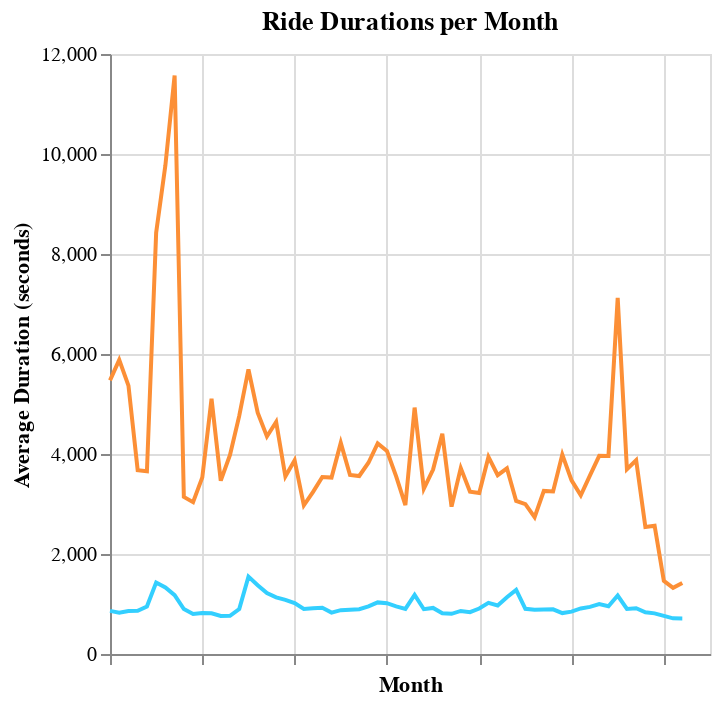

Source (notebook cell):
### Code cell
sub_dur_df, nonsub_dur_df = conn.avg_duration_per_month()
sub_dur_chart = alt.Chart(sub_dur_df).mark_line().encode(
    x=alt.X("index", axis=alt.Axis(labels=False, title="Month")),
    y=alt.Y("avg duration", title=""),
    color=alt.value("#33CFFF")
)
nonsub_dur_chart = alt.Chart(nonsub_dur_df).mark_line().encode(
    x=alt.X("index"), y=alt.Y("avg duration", title="Average Duration (seconds)"),
    color=alt.value("#FC8F36")
)

chart = alt.layer(sub_dur_chart, nonsub_dur_chart).properties(title="Ride Durations per Month")
chart

### Figure 1 — Vega-Lite specification as saved in the notebook (floating-point values rounded to 4 significant figures)
{"config": {"view": {"continuousWidth": 300, "continuousHeight": 300}}, "layer": [{"data": {"name": "data-a9316b5e64a8b221c9bd6bf2141bb3cb"}, "mark": {"type": "line"}, "encoding": {"color": {"value": "#33CFFF"}, "x": {"axis": {"labels": false, "title": "Month"}, "field": "index", "type": "quantitative"}, "y": {"field": "avg duration", "title": "", "type": "quantitative"}}}, {"data": {"name": "data-dd5089558019efb0df3a3fa114da67ff"}, "mark": {"type": "line"}, "encoding": {"color": {"value": "#FC8F36"}, "x": {"field": "index", "type": "quantitative"}, "y": {"field": "avg duration", "title": "Average Duration (seconds)", "type": "quantitative"}}}], "title": "Ride Durations per Month", "$schema": "https://vega.github.io/schema/vega-lite/v5.17.0.json", "datasets": {"data-a9316b5e64a8b221c9bd6bf2141bb3cb": [{"index": 0, "id": 89, "month": 1, "year": 2019, "avg duration": 862.3}, {"index": 1, "id": 65, "month": 2, "year": 2019, "avg duration": 827.6}, {"index": 2, "id": 54, "month": 3, "year": 2019, "avg duration": 861.6}, {"index": 3, "id": 123, "month": 4, "year": 2019, "avg duration": 865.8}, {"index": 4, "id": 18, "month": 5, "year": 2019, "avg duration": 950.0}, {"index": 5, "id": 73, "month": 6, "year": 2019, "avg duration": 1430.0}, {"index": 6, "id": 92, "month": 7, "year": 2019, "avg duration": 1329.0}, {"index": 7, "id": 124, "month": 8, "year": 2019, "avg duration": 1177.0}, {"index": 8, "id": 71, "month": 9, "year": 2019, "avg duration": 899.5}, {"index": 9, "id": 47, "month": 10, "year": 2019, "avg duration": 799.5}, {"index": 10, "id": 50, "month": 11, "year": 2019, "avg duration": 822.2}, {"index": 11, "id": 62, "month": 12, "year": 2019, "avg duration": 812.8}, {"index": 12, "id": 121, "month": 1, "year": 2020, "avg duration": 760.4}, {"index": 13, "id": 37, "month": 2, "year": 2020, "avg duration": 763.3}, {"index": 14, "id": 22, "month": 3, "year": 2020, "avg duration": 900.3}, {"index": 15, "id": 39, "month": 4, "year": 2020, "avg duration": 1548.0}, {"index": 16, "id": 20, "month": 5, "year": 2020, "avg duration": 1375.0}, {"index": 17, "id": 29, "month": 6, "year": 2020, "avg duration": 1217.0}, {"index": 18, "id": 63, "month": 7, "year": 2020, "avg duration": 1133.0}, {"index": 19, "id": 94, "month": 8, "year": 2020, "avg duration": 1082.0}, {"index": 20, "id": 83, "month": 9, "year": 2020, "avg duration": 1017.0}, {"index": 21, "id": 111, "month": 10, "year": 2020, "avg duration": 901.8}, {"index": 22, "id": 102, "month": 11, "year": 2020, "avg duration": 913.9}, {"index": 23, "id": 31, "month": 12, "year": 2020, "avg duration": 925.5}, {"index": 24, "id": 53, "month": 1, "year": 2021, "avg duration": 828.2}, {"index": 25, "id": 84, "month": 2, "year": 2021, "avg duration": 876.7}, {"index": 26, "id": 43, "month": 3, "year": 2021, "avg duration": 886.0}, {"index": 27, "id": 105, "month": 4, "year": 2021, "avg duration": 895.8}, {"index": 28, "id": 118, "month": 5, "year": 2021, "avg duration": 950.9}, {"index": 29, "id": 93, "month": 6, "year": 2021, "avg duration": 1032.0}, {"index": 30, "id": 108, "month": 7, "year": 2021, "avg duration": 1016.0}, {"index": 31, "id": 9, "month": 8, "year": 2021, "avg duration": 950.9}, {"index": 32, "id": 116, "month": 9, "year": 2021, "avg duration": 902.5}, {"index": 33, "id": 59, "month": 10, "year": 2021, "avg duration": 1184.0}, {"index": 34, "id": 77, "month": 11, "year": 2021, "avg duration": 895.8}, {"index": 35, "id": 76, "month": 12, "year": 2021, "avg duration": 921.4}, {"index": 36, "id": 117, "month": 1, "year": 2022, "avg duration": 813.4}, {"index": 37, "id": 6, "month": 2, "year": 2022, "avg duration": 803.7}, {"index": 38, "id": 19, "month": 3, "year": 2022, "avg duration": 861.0}, {"index": 39, "id": 15, "month": 4, "year": 2022, "avg duration": 837.0}, {"index": 40, "id": 1, "month": 5, "year": 2022, "avg duration": 909.1}, {"index": 41, "id": 7, "month": 6, "year": 2022, "avg duration": 1022.0}, {"index": 42, "id": 64, "month": 7, "year": 2022, "avg duration": 971.7}, {"index": 43, "id": 80, "month": 8, "year": 2022, "avg duration": 1136.0}, {"index": 44, "id": 72, "month": 9, "year": 2022, "avg duration": 1281.0}, {"index": 45, "id": 107, "month": 10, "year": 2022, "avg duration": 904.4}, {"index": 46, "id": 99, "month": 11, "year": 2022, "avg duration": 884.2}, {"index": 47, "id": 34, "month": 12, "year": 2022, "avg duration": 890.9}, {"index": 48, "id": 21, "month": 1, "year": 2023, "avg duration": 892.5}, {"index": 49, "id": 27, "month": 2, "year": 2023, "avg duration": 818.4}, {"index": 50, "id": 13, "month": 3, "year": 2023, "avg duration": 847.5}, {"index": 51, "id": 30, "month": 4, "year": 2023, "avg duration": 911.3}, {"index": 52, "id": 24, "month": 5, "year": 2023, "avg duration": 942.3}, {"index": 53, "id": 36, "month": 6, "year": 2023, "avg duration": 997.7}, {"index": 54, "id": 11, "month": 7, "year": 2023, "avg duration": 955.2}, {"index": 55, "id": 46, "month": 8, "year": 2023, "avg duration": 1169.0}, {"index": 56, "id": 79, "month": 9, "year": 2023, "avg duration": 901.0}, {"index": 57, "id": 119, "month": 10, "year": 2023, "avg duration": 914.9}, {"index": 58, "id": 110, "month": 11, "year": 2023, "avg duration": 833.3}, {"index": 59, "id": 104, "month": 12, "year": 2023, "avg duration": 812.7}, {"index": 60, "id": 45, "month": 1, "year": 2024, "avg duration": 761.3}, {"index": 61, "id": 90, "month": 2, "year": 2024, "avg duration": 712.8}, {"index": 62, "id": 85, "month": 3, "year": 2024, "avg duration": 710.8}], "data-dd5089558019efb0df3a3fa114da67ff": [{"index": 0, "id": 101, "month": 1, "year": 2019, "avg duration": 5474.0}, {"index": 1, "id": 113, "month": 2, "year": 2019, "avg duration": 5882.0}, {"index": 2, "id": 100, "month": 3, "year": 2019, "avg duration": 5368.0}, {"index": 3, "id": 51, "month": 4, "year": 2019, "avg duration": 3676.0}, {"index": 4, "id": 66, "month": 5, "year": 2019, "avg duration": 3653.0}, {"index": 5, "id": 81, "month": 6, "year": 2019, "avg duration": 8425.0}, {"index": 6, "id": 41, "month": 7, "year": 2019, "avg duration": 9773.0}, {"index": 7, "id": 2, "month": 8, "year": 2019, "avg duration": 11570.0}, {"index": 8, "id": 55, "month": 9, "year": 2019, "avg duration": 3142.0}, {"index": 9, "id": 106, "month": 10, "year": 2019, "avg duration": 3037.0}, {"index": 10, "id": 125, "month": 11, "year": 2019, "avg duration": 3532.0}, {"index": 11, "id": 74, "month": 12, "year": 2019, "avg duration": 5107.0}, {"index": 12, "id": 60, "month": 1, "year": 2020, "avg duration": 3466.0}, {"index": 13, "id": 4, "month": 2, "year": 2020, "avg duration": 3983.0}, {"index": 14, "id": 56, "month": 3, "year": 2020, "avg duration": 4762.0}, {"index": 15, "id": 16, "month": 4, "year": 2020, "avg duration": 5693.0}, {"index": 16, "id": 38, "month": 5, "year": 2020, "avg duration": 4826.0}, {"index": 17, "id": 5, "month": 6, "year": 2020, "avg duration": 4351.0}, {"index": 18, "id": 120, "month": 7, "year": 2020, "avg duration": 4642.0}, {"index": 19, "id": 82, "month": 8, "year": 2020, "avg duration": 3551.0}, {"index": 20, "id": 69, "month": 9, "year": 2020, "avg duration": 3874.0}, {"index": 21, "id": 42, "month": 10, "year": 2020, "avg duration": 2974.0}, {"index": 22, "id": 32, "month": 11, "year": 2020, "avg duration": 3242.0}, {"index": 23, "id": 17, "month": 12, "year": 2020, "avg duration": 3539.0}, {"index": 24, "id": 114, "month": 1, "year": 2021, "avg duration": 3529.0}, {"index": 25, "id": 96, "month": 2, "year": 2021, "avg duration": 4223.0}, {"index": 26, "id": 109, "month": 3, "year": 2021, "avg duration": 3581.0}, {"index": 27, "id": 91, "month": 4, "year": 2021, "avg duration": 3560.0}, {"index": 28, "id": 40, "month": 5, "year": 2021, "avg duration": 3825.0}, {"index": 29, "id": 97, "month": 6, "year": 2021, "avg duration": 4211.0}, {"index": 30, "id": 57, "month": 7, "year": 2021, "avg duration": 4062.0}, {"index": 31, "id": 25, "month": 8, "year": 2021, "avg duration": 3552.0}, {"index": 32, "id": 48, "month": 9, "year": 2021, "avg duration": 2977.0}, {"index": 33, "id": 10, "month": 10, "year": 2021, "avg duration": 4928.0}, {"index": 34, "id": 75, "month": 11, "year": 2021, "avg duration": 3307.0}, {"index": 35, "id": 95, "month": 12, "year": 2021, "avg duration": 3689.0}, {"index": 36, "id": 44, "month": 1, "year": 2022, "avg duration": 4406.0}, {"index": 37, "id": 23, "month": 2, "year": 2022, "avg duration": 2947.0}, {"index": 38, "id": 67, "month": 3, "year": 2022, "avg duration": 3719.0}, {"index": 39, "id": 115, "month": 4, "year": 2022, "avg duration": 3247.0}, {"index": 40, "id": 26, "month": 5, "year": 2022, "avg duration": 3218.0}, {"index": 41, "id": 61, "month": 6, "year": 2022, "avg duration": 3941.0}, {"index": 42, "id": 103, "month": 7, "year": 2022, "avg duration": 3577.0}, {"index": 43, "id": 78, "month": 8, "year": 2022, "avg duration": 3713.0}, {"index": 44, "id": 86, "month": 9, "year": 2022, "avg duration": 3061.0}, {"index": 45, "id": 49, "month": 10, "year": 2022, "avg duration": 2998.0}, {"index": 46, "id": 28, "month": 11, "year": 2022, "avg duration": 2737.0}, {"index": 47, "id": 0, "month": 12, "year": 2022, "avg duration": 3262.0}, {"index": 48, "id": 68, "month": 1, "year": 2023, "avg duration": 3251.0}, {"index": 49, "id": 3, "month": 2, "year": 2023, "avg duration": 3988.0}, {"index": 50, "id": 58, "month": 3, "year": 2023, "avg duration": 3473.0}, {"index": 51, "id": 14, "month": 4, "year": 2023, "avg duration": 3174.0}, {"index": 52, "id": 12, "month": 5, "year": 2023, "avg duration": 3574.0}, {"index": 53, "id": 8, "month": 6, "year": 2023, "avg duration": 3964.0}, {"index": 54, "id": 112, "month": 7, "year": 2023, "avg duration": 3962.0}, {"index": 55, "id": 88, "month": 8, "year": 2023, "avg duration": 7121.0}, {"index": 56, "id": 70, "month": 9, "year": 2023, "avg duration": 3696.0}, {"index": 57, "id": 52, "month": 10, "year": 2023, "avg duration": 3875.0}, {"index": 58, "id": 33, "month": 11, "year": 2023, "avg duration": 2539.0}, {"index": 59, "id": 35, "month": 12, "year": 2023, "avg duration": 2566.0}, {"index": 60, "id": 122, "month": 1, "year": 2024, "avg duration": 1461.0}, {"index": 61, "id": 87, "month": 2, "year": 2024, "avg duration": 1322.0}, {"index": 62, "id": 98, "month": 3, "year": 2024, "avg duration": 1419.0}]}}
